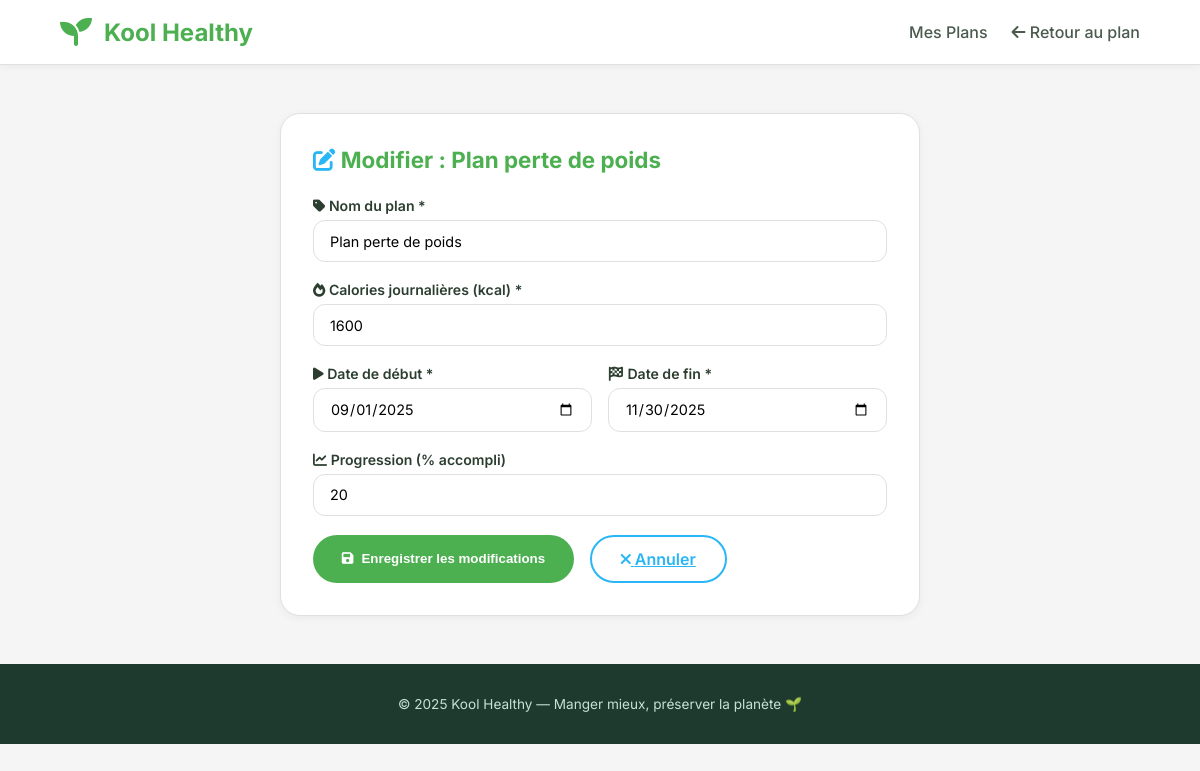
The page /Gamification/PlanNutritionnel/VIEW/modifier-plan.php?id=2 on the database its author committed.
### tables this page shows
CREATE TABLE IF NOT EXISTS `plans_nutritionnels` (
  `planID`                 INT AUTO_INCREMENT PRIMARY KEY,
  `nom`                    VARCHAR(255)   NOT NULL,
  `calories_journalieres`  FLOAT          NOT NULL DEFAULT 2000,
  `utilisateur_id`         INT            NOT NULL,    
  `date_debut`             DATE           NOT NULL,
  `date_fin`               DATE           NOT NULL,
  `statistiques`           FLOAT          DEFAULT 0,   
  `created_at`             DATETIME       DEFAULT CURRENT_TIMESTAMP,
  INDEX `idx_utilisateur` (`utilisateur_id`),
  CONSTRAINT `fk_plan_utilisateur`
    FOREIGN KEY (`utilisateur_id`)
    REFERENCES `utilisateurs`(`id`)
    ON DELETE CASCADE
);

### Gamification/PlanNutritionnel/CONTROLLER/PlanNutritionnelController.php (called while the page is built, shortened)
<?php
class PlanNutritionnelController
{
    public function obtenirPlan($planID)
    {
        $db = config::getConnexion();
        try {
            $req = $db->prepare("SELECT * FROM plans_nutritionnels WHERE planID = :id");
            $req->execute(['id' => $planID]);
            return $req->fetch();
        } catch (Exception $e) {
            die('Erreur: ' . $e->getMessage());
        }
    }
}
?>

### Gamification/PlanNutritionnel/VIEW/modifier-plan.php (the view, shortened to what this page needs)
<?php
require_once __DIR__ . '/../CONTROLLER/PlanNutritionnelController.php';
$planID = (int)($_GET['id'] ?? 0);
$ctrl  = new PlanNutritionnelController();
$plan  = $ctrl->obtenirPlan($planID);
?>
<!DOCTYPE html>
<html lang="fr">
<head>
  <link rel="stylesheet" href="https://cdnjs.cloudflare.com/ajax/libs/font-awesome/6.0.0-beta3/css/all.min.css">
  <link rel="stylesheet" href="../CSS/plans.css">
</head>
<body>
<nav class="navbar">
  <div class="logo"><i class="fas fa-seedling"></i><h1>Kool Healthy</h1></div>
  <div class="nav-links">
    <a href="mes-plans.php">Mes Plans</a>
    <a href="detail-plan.php?id=<?= $planID ?>">
      <i class="fas fa-arrow-left"></i> Retour au plan
    </a>
  </div>
</nav>
<section class="section">
  <div class="form-card">
    <div class="form-title">
      <i class="fas fa-edit" style="color:var(--bleu-tech);"></i>
      Modifier : <?= htmlspecialchars($plan['nom']) ?>
    </div>
    <form method="POST" id="planForm">
      <div class="form-group">
        <label><i class="fas fa-tag"></i> Nom du plan *</label>
        <input type="text" name="nom" required
               value="<?= htmlspecialchars($_POST['nom'] ?? $plan['nom']) ?>">
      </div>
      <div class="form-group">
        <label><i class="fas fa-fire"></i> Calories journalières (kcal) *</label>
        <input type="number" id="inputCalories" name="calories"
               min="800" max="5000" step="50" required
               value="<?= htmlspecialchars($_POST['calories'] ?? $plan['calories_journalieres']) ?>">
      </div>
      <div class="form-row">
        <div class="form-group">
          <label><i class="fas fa-play"></i> Date de début *</label>
          <input type="date" id="inputDateDebut" name="date_debut" required
                 value="<?= htmlspecialchars($_POST['date_debut'] ?? $plan['date_debut']) ?>">
        </div>
        <div class="form-group">
          <label><i class="fas fa-flag-checkered"></i> Date de fin *</label>
          <input type="date" id="inputDateFin" name="date_fin" required
                 value="<?= htmlspecialchars($_POST['date_fin'] ?? $plan['date_fin']) ?>">
        </div>
      </div>
      <div class="form-group">
        <label><i class="fas fa-chart-line"></i> Progression (% accompli)</label>
        <input type="number" name="statistiques" min="0" max="100" step="1"
               value="<?= htmlspecialchars($_POST['statistiques'] ?? $plan['statistiques']) ?>">
      </div>
      <div style="display:flex;gap:1rem;flex-wrap:wrap;margin-top:1rem;">
        <button type="submit" class="btn-primary">
          <i class="fas fa-save"></i> Enregistrer les modifications
        </button>
        <a href="detail-plan.php?id=<?= $planID ?>" class="btn-secondary">
          <i class="fas fa-times"></i> Annuler
        </a>
      </div>
    </form>
  </div>
</section>
<footer class="footer">
  <p>© 2025 Kool Healthy — Manger mieux, préserver la planète 🌱</p>
</footer>
</body>
</html>

### Gamification/PlanNutritionnel/CSS/plans.css (style rules this page uses)
* { margin: 0; padding: 0; box-sizing: border-box; }
body { font-family: 'Inter', sans-serif; background: #F5F5F5; color: #2C3E2F; scroll-behavior: smooth; }
:root { --vert-kool: #4CAF50; --vert-kool-dark: #388E3C; --vert-kool-light: #E8F5E9; --bleu-tech: #29B6F6; --bleu-tech-dark: #0288D1; --bleu-tech-light: #E1F5FE; --blanc: #FFFFFF; --gris-clair: #F5F5F5; --gris-moyen: #E0E0E0; --gris-texte: #616161; --orange: #FF9800; --orange-light: #FFF3E0; --rouge: #F44336; --rouge-light: #FFEBEE; --ombre-legere: 0 2px 8px rgba(0,0,0,.05); --ombre-moyenne: 0 4px 16px rgba(0,0,0,.08); --radius: 20px; --radius-sm: 12px; }
.navbar { background: var(--blanc); padding: 1rem 5%; display: flex; justify-content: space-between; align-items: center; flex-wrap: wrap; gap: 1rem; box-shadow: var(--ombre-legere); position: sticky; top: 0; z-index: 1000; border-bottom: 1px solid var(--gris-moyen); }
.logo { display: flex; align-items: center; gap: 12px; }
.logo i { font-size: 2rem; color: var(--vert-kool); }
.logo h1 { font-size: 1.5rem; font-weight: 700; color: var(--vert-kool); }
.nav-links { display: flex; gap: 1.5rem; align-items: center; flex-wrap: wrap; }
.nav-links a { text-decoration: none; color: #4A5B4E; font-weight: 500; transition: .2s; }
.btn-primary { background: var(--vert-kool); color: white; padding: .75rem 1.8rem; border-radius: 50px; text-decoration: none; font-weight: 600; display: inline-flex; align-items: center; gap: 8px; border: none; cursor: pointer; transition: .2s; }
.btn-secondary { background: transparent; border: 2px solid var(--bleu-tech); color: var(--bleu-tech); padding: .75rem 1.8rem; border-radius: 50px; font-weight: 600; cursor: pointer; transition: .2s; }
.section { padding: 3rem 5%; }
.form-card { background: var(--blanc); border-radius: var(--radius); padding: 2rem; box-shadow: var(--ombre-legere); border: 1px solid var(--gris-moyen); max-width: 640px; margin: 0 auto; }
.form-title { font-size: 1.4rem; font-weight: 700; color: var(--vert-kool); margin-bottom: 1.5rem; }
.form-group { margin-bottom: 1.2rem; }
.form-group label { display: block; font-weight: 600; font-size: .88rem; margin-bottom: .4rem; color: #2C3E2F; }
.form-group input, .form-group select, .form-group textarea { width: 100%; padding: .7rem 1rem; border: 1.5px solid var(--gris-moyen); border-radius: var(--radius-sm); font-family: inherit; font-size: .9rem; transition: border-color .2s; }
.form-row { display: grid; grid-template-columns: 1fr 1fr; gap: 1rem; }
.footer { background: #1E3A2E; color: #C6E0D4; padding: 2rem 5%; text-align: center; font-size: .85rem; }

### rows shown on the page
plans_nutritionnels: nom "Plan perte de poids", calories "1600", date_debut "09/01/2025", date_fin "11/30/2025", statistiques "20"
